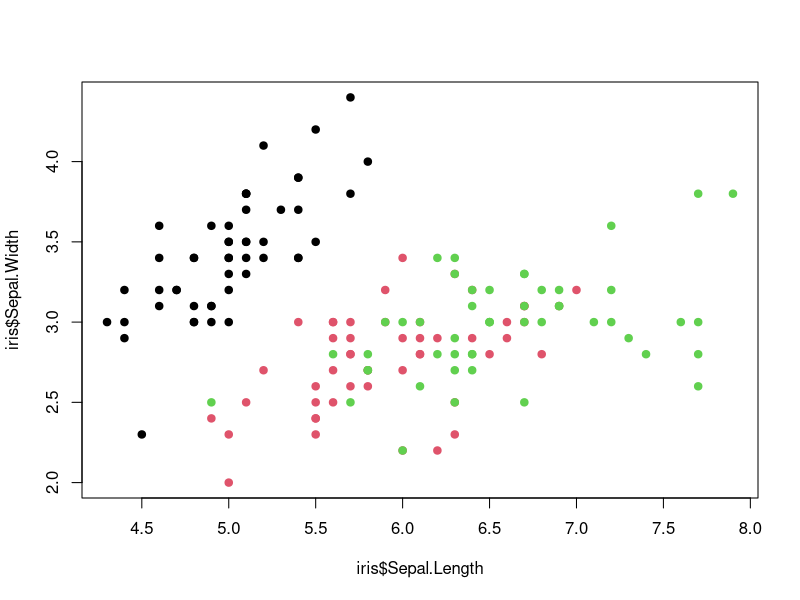

This figure's R source:
## ---- chunk 1
knitr::opts_chunk$set(echo = FALSE,
                      fig.align = 'center')
## ---- chunk 2
plot(iris$Sepal.Length,
     iris$Sepal.Width,
     col = iris$Species,
     pch = 19)
## ---- chunk 3
knitr::kable(
  iris[1:4, 1:5],
  align = 'c',
  caption = 'A caption for the table.',
  col.names = c("Sepal L", "Sepal W", "Petal L", "Petal W", "Species")
)
## ---- chunk 4
knitr::write_bib(c('knitr', 'rmarkdown', 'xaringan'), 'packages.bib')
## ---- chunk 5
knitr::kable(iris[1:10,1:5], align = 'c')
